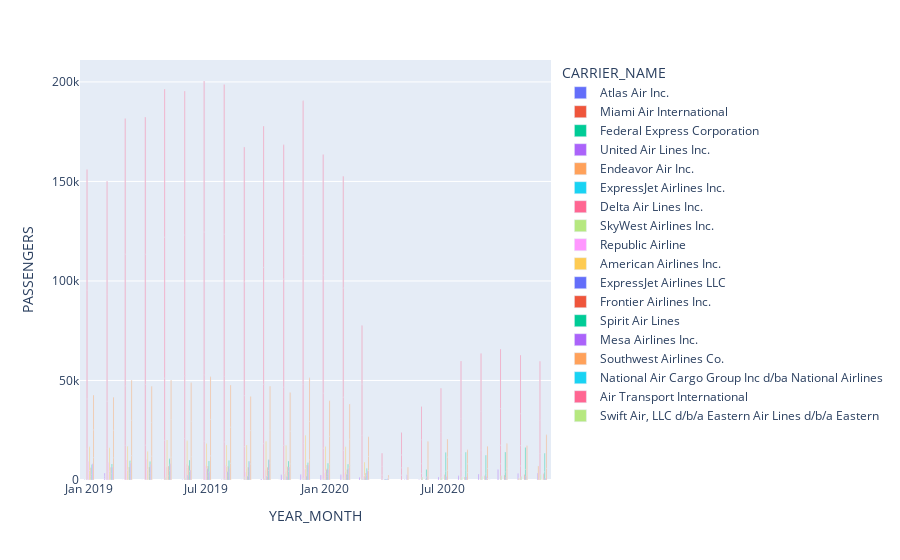

Here is the notebook cell this chart was saved with:
### Code cell
# Change the default stacking
import plotly.express as px
fig = px.bar(combine_Data, x="YEAR_MONTH", y="PASSENGERS",
             color='CARRIER_NAME', barmode='group')
fig.show()

### Figure 1 — Plotly figure (JSON) as saved in the notebook; plotly's stock layout.template omitted (floating-point values rounded to 4 significant figures)
{"data": [{"alignmentgroup": "True", "hovertemplate": "CARRIER_NAME=Atlas Air Inc.<br>YEAR_MONTH=%{x}<br>PASSENGERS=%{y}<extra></extra>", "legendgroup": "Atlas Air Inc.", "marker": {"color": "#636efa"}, "name": "Atlas Air Inc.", "offsetgroup": "Atlas Air Inc.", "orientation": "v", "showlegend": true, "textposition": "auto", "type": "bar", "x": ["2019-11-01T00:00:00"], "xaxis": "x", "y": [0], "yaxis": "y"}, {"alignmentgroup": "True", "hovertemplate": "CARRIER_NAME=Miami Air International<br>YEAR_MONTH=%{x}<br>PASSENGERS=%{y}<extra></extra>", "legendgroup": "Miami Air International", "marker": {"color": "#EF553B"}, "name": "Miami Air International", "offsetgroup": "Miami Air International", "orientation": "v", "showlegend": true, "textposition": "auto", "type": "bar", "x": ["2019-12-01T00:00:00", "2019-11-01T00:00:00"], "xaxis": "x", "y": [0, 0], "yaxis": "y"}, {"alignmentgroup": "True", "hovertemplate": "CARRIER_NAME=Federal Express Corporation<br>YEAR_MONTH=%{x}<br>PASSENGERS=%{y}<extra></extra>", "legendgroup": "Federal Express Corporation", "marker": {"color": "#00cc96"}, "name": "Federal Express Corporation", "offsetgroup": "Federal Express Corporation", "orientation": "v", "showlegend": true, "textposition": "auto", "type": "bar", "x": ["2019-04-01T00:00:00", "2019-11-01T00:00:00", "2019-12-01T00:00:00", "2019-09-01T00:00:00", "2019-05-01T00:00:00"], "xaxis": "x", "y": [0, 0, 0, 0, 0], "yaxis": "y"}, {"alignmentgroup": "True", "hovertemplate": "CARRIER_NAME=United Air Lines Inc.<br>YEAR_MONTH=%{x}<br>PASSENGERS=%{y}<extra></extra>", "legendgroup": "United Air Lines Inc.", "marker": {"color": "#ab63fa"}, "name": "United Air Lines Inc.", "offsetgroup": "United Air Lines Inc.", "orientation": "v", "showlegend": true, "textposition": "auto", "type": "bar", "x": ["2019-07-01T00:00:00", "2019-01-01T00:00:00", "2019-09-01T00:00:00", "2019-03-01T00:00:00", "2019-10-01T00:00:00", "2019-11-01T00:00:00", "2019-08-01T00:00:00", "2019-06-01T00:00:00", "2019-01-01T00:00:00", "2019-10-01T00:00:00", "2019-02-01T00:00:00", "2019-02-01T00:00:00", "2019-02-01T00:00:00", "2019-11-01T00:00:00", "2019-12-01T00:00:00", "2020-01-01T00:00:00", "2020-06-01T00:00:00", "2020-03-01T00:00:00", "2020-07-01T00:00:00", "2020-08-01T00:00:00", "2020-01-01T00:00:00", "2020-02-01T00:00:00", "2020-09-01T00:00:00", "2020-11-01T00:00:00", "2020-12-01T00:00:00", "2020-10-01T00:00:00"], "xaxis": "x", "y": [0, 0, 0, 4, 10, 47, 115, 121, 142, 493, 817, 1108, 1592, 2600, 2719, 3, 92, 1441, 1551, 2076, 2499, 2591, 2982, 3244, 3467, 5328], "yaxis": "y"}, {"alignmentgroup": "True", "hovertemplate": "CARRIER_NAME=Endeavor Air Inc.<br>YEAR_MONTH=%{x}<br>PASSENGERS=%{y}<extra></extra>", "legendgroup": "Endeavor Air Inc.", "marker": {"color": "#FFA15A"}, "name": "Endeavor Air Inc.", "offsetgroup": "Endeavor Air Inc.", "orientation": "v", "showlegend": true, "textposition": "auto", "type": "bar", "x": ["2019-06-01T00:00:00", "2020-11-01T00:00:00", "2020-12-01T00:00:00"], "xaxis": "x", "y": [10, 933, 7074], "yaxis": "y"}, {"alignmentgroup": "True", "hovertemplate": "CARRIER_NAME=ExpressJet Airlines Inc.<br>YEAR_MONTH=%{x}<br>PASSENGERS=%{y}<extra></extra>", "legendgroup": "ExpressJet Airlines Inc.", "marker": {"color": "#19d3f3"}, "name": "ExpressJet Airlines Inc.", "offsetgroup": "ExpressJet Airlines Inc.", "orientation": "v", "showlegend": true, "textposition": "auto", "type": "bar", "x": ["2019-02-01T00:00:00", "2019-01-01T00:00:00"], "xaxis": "x", "y": [45, 113], "yaxis": "y"}, {"alignmentgroup": "True", "hovertemplate": "CARRIER_NAME=Delta Air Lines Inc.<br>YEAR_MONTH=%{x}<br>PASSENGERS=%{y}<extra></extra>", "legendgroup": "Delta Air Lines Inc.", "marker": {"color": "#FF6692"}, "name": "Delta Air Lines Inc.", "offsetgroup": "Delta Air Lines Inc.", "orientation": "v", "showlegend": true, "textposition": "auto", "type": "bar", "x": ["2019-02-01T00:00:00", "2019-02-01T00:00:00", "2019-02-01T00:00:00", "2019-10-01T00:00:00", "2019-02-01T00:00:00", "2019-01-01T00:00:00", "2019-09-01T00:00:00", "2019-03-01T00:00:00", "2019-11-01T00:00:00", "2019-04-01T00:00:00", "2019-10-01T00:00:00", "2019-12-01T00:00:00", "2019-08-01T00:00:00", "2019-07-01T00:00:00", "2019-05-01T00:00:00", "2019-06-01T00:00:00", "2019-02-01T00:00:00", "2019-01-01T00:00:00", "2019-09-01T00:00:00", "2019-11-01T00:00:00", "2019-12-01T00:00:00", "2019-10-01T00:00:00", "2019-03-01T00:00:00", "2019-04-01T00:00:00", "2019-05-01T00:00:00", "2019-06-01T00:00:00", "2019-08-01T00:00:00", "2019-07-01T00:00:00", "2019-02-01T00:00:00", "2019-11-01T00:00:00", "2019-01-01T00:00:00", "2019-02-01T00:00:00", "2019-09-01T00:00:00", "2019-10-01T00:00:00", "2019-01-01T00:00:00", "2019-12-01T00:00:00", "2019-04-01T00:00:00", "2019-03-01T00:00:00", "2019-11-01T00:00:00", "2019-09-01T00:00:00", "2019-03-01T00:00:00", "2019-04-01T00:00:00", "2019-06-01T00:00:00", "2019-05-01T00:00:00", "2019-10-01T00:00:00", "2019-08-01T00:00:00", "2019-07-01T00:00:00", "2019-06-01T00:00:00", "2019-05-01T00:00:00", "2019-08-01T00:00:00", "2019-07-01T00:00:00", "2019-12-01T00:00:00", "2020-04-01T00:00:00", "2020-10-01T00:00:00", "2020-12-01T00:00:00", "2020-04-01T00:00:00", "2020-12-01T00:00:00", "2020-04-01T00:00:00", "2020-05-01T00:00:00", "2020-06-01T00:00:00", "2020-05-01T00:00:00", "2020-07-01T00:00:00", "2020-04-01T00:00:00", "2020-06-01T00:00:00", "2020-07-01T00:00:00", "2020-08-01T00:00:00", "2020-05-01T00:00:00", "2020-04-01T00:00:00", "2020-09-01T00:00:00", "2020-11-01T00:00:00", "2020-08-01T00:00:00", "2020-03-01T00:00:00", "2020-10-01T00:00:00", "2020-09-01T00:00:00", "2020-10-01T00:00:00", "2020-11-01T00:00:00", "2020-05-01T00:00:00", "2020-06-01T00:00:00", "2020-12-01T00:00:00", "2020-03-01T00:00:00", "2020-02-01T00:00:00", "2020-07-01T00:00:00", "2020-11-01T00:00:00", "2020-01-01T00:00:00", "2020-06-01T00:00:00", "2020-12-01T00:00:00", "2020-08-01T00:00:00", "2020-10-01T00:00:00", "2020-09-01T00:00:00", "2020-07-01T00:00:00", "2020-03-01T00:00:00", "2020-02-01T00:00:00", "2020-01-01T00:00:00", "2020-08-01T00:00:00", "2020-09-01T00:00:00", "2020-12-01T00:00:00", "2020-03-01T00:00:00", "2020-11-01T00:00:00", "2020-10-01T00:00:00", "2020-02-01T00:00:00", "2020-02-01T00:00:00", "2020-01-01T00:00:00", "2020-01-01T00:00:00"], "xaxis": "x", "y": [46, 51, 119, 151, 15290, 15695, 16777, 17410, 17449, 17597, 18135, 18323, 19158, 19560, 19959, 20865, 24193, 25073, 25623, 29337, 29656, 29805, 29959, 30490, 31271, 31551, 32889, 33109, 53509, 54199, 54809, 56923, 57201, 58748, 60466, 64793, 65328, 66148, 67439, 67738, 68153, 68939, 70760, 70879, 71033, 71557, 71932, 72275, 74346, 75159, 75863, 77735, 0, 110, 128, 859, 859, 1671, 2497, 3342, 3693, 3741, 4319, 4878, 5037, 5716, 6462, 6598, 6817, 7134, 7692, 7793, 8059, 8357, 9355, 10167, 11187, 12047, 12640, 14859, 14885, 15390, 16038, 16088, 16658, 16703, 17478, 18373, 19362, 21958, 25544, 26846, 27590, 28869, 29029, 29356, 29447, 29452, 29927, 54819, 56010, 59187, 60731], "yaxis": "y"}, {"alignmentgroup": "True", "hovertemplate": "CARRIER_NAME=SkyWest Airlines Inc.<br>YEAR_MONTH=%{x}<br>PASSENGERS=%{y}<extra></extra>", "legendgroup": "SkyWest Airlines Inc.", "marker": {"color": "#B6E880"}, "name": "SkyWest Airlines Inc.", "offsetgroup": "SkyWest Airlines Inc.", "orientation": "v", "showlegend": true, "textposition": "auto", "type": "bar", "x": ["2019-01-01T00:00:00", "2019-04-01T00:00:00", "2019-08-01T00:00:00", "2019-10-01T00:00:00", "2019-12-01T00:00:00", "2019-06-01T00:00:00", "2019-05-01T00:00:00", "2019-09-01T00:00:00", "2019-11-01T00:00:00", "2020-04-01T00:00:00", "2020-01-01T00:00:00", "2020-03-01T00:00:00", "2020-02-01T00:00:00", "2020-07-01T00:00:00", "2020-08-01T00:00:00", "2020-06-01T00:00:00", "2020-09-01T00:00:00", "2020-11-01T00:00:00", "2020-10-01T00:00:00", "2020-12-01T00:00:00"], "xaxis": "x", "y": [55, 140, 663, 927, 940, 1147, 1310, 1543, 3055, 6, 632, 1131, 1210, 1316, 1390, 1504, 1700, 1734, 2132, 2609], "yaxis": "y"}, {"alignmentgroup": "True", "hovertemplate": "CARRIER_NAME=Republic Airline<br>YEAR_MONTH=%{x}<br>PASSENGERS=%{y}<extra></extra>", "legendgroup": "Republic Airline", "marker": {"color": "#FF97FF"}, "name": "Republic Airline", "offsetgroup": "Republic Airline", "orientation": "v", "showlegend": true, "textposition": "auto", "type": "bar", "x": ["2019-11-01T00:00:00", "2019-09-01T00:00:00", "2019-10-01T00:00:00", "2019-12-01T00:00:00", "2019-05-01T00:00:00", "2019-08-01T00:00:00", "2019-02-01T00:00:00", "2019-07-01T00:00:00", "2019-01-01T00:00:00", "2019-11-01T00:00:00", "2019-09-01T00:00:00", "2019-06-01T00:00:00", "2019-10-01T00:00:00", "2019-07-01T00:00:00", "2019-12-01T00:00:00", "2019-04-01T00:00:00", "2019-03-01T00:00:00", "2019-08-01T00:00:00", "2019-06-01T00:00:00", "2019-05-01T00:00:00", "2019-02-01T00:00:00", "2019-01-01T00:00:00", "2019-03-01T00:00:00", "2019-04-01T00:00:00", "2020-04-01T00:00:00", "2020-03-01T00:00:00", "2020-01-01T00:00:00", "2020-03-01T00:00:00", "2020-01-01T00:00:00", "2020-02-01T00:00:00"], "xaxis": "x", "y": [132, 350, 1058, 1674, 1815, 3155, 3163, 3426, 3436, 3612, 3662, 3711, 3738, 3753, 3839, 3868, 3947, 4099, 4306, 4700, 5668, 5885, 6080, 6420, 44, 97, 405, 1630, 3091, 3251], "yaxis": "y"}, {"alignmentgroup": "True", "hovertemplate": "CARRIER_NAME=American Airlines Inc.<br>YEAR_MONTH=%{x}<br>PASSENGERS=%{y}<extra></extra>", "legendgroup": "American Airlines Inc.", "marker": {"color": "#FECB52"}, "name": "American Airlines Inc.", "offsetgroup": "American Airlines Inc.", "orientation": "v", "showlegend": true, "textposition": "auto", "type": "bar", "x": ["2019-04-01T00:00:00", "2019-02-01T00:00:00", "2019-02-01T00:00:00", "2019-01-01T00:00:00", "2019-11-01T00:00:00", "2019-03-01T00:00:00", "2019-04-01T00:00:00", "2019-07-01T00:00:00", "2019-12-01T00:00:00", "2019-10-01T00:00:00", "2019-09-01T00:00:00", "2019-06-01T00:00:00", "2019-08-01T00:00:00", "2019-05-01T00:00:00", "2019-04-01T00:00:00", "2019-08-01T00:00:00", "2019-09-01T00:00:00", "2019-02-01T00:00:00", "2019-01-01T00:00:00", "2019-03-01T00:00:00", "2019-11-01T00:00:00", "2019-07-01T00:00:00", "2019-05-01T00:00:00", "2019-06-01T00:00:00", "2019-10-01T00:00:00", "2019-12-01T00:00:00", "2020-04-01T00:00:00", "2020-12-01T00:00:00", "2020-04-01T00:00:00", "2020-03-01T00:00:00", "2020-01-01T00:00:00", "2020-02-01T00:00:00", "2020-03-01T00:00:00", "2020-02-01T00:00:00", "2020-01-01T00:00:00"], "xaxis": "x", "y": [141, 184, 4391, 4776, 4994, 5013, 5083, 5696, 5754, 6138, 6196, 6552, 6777, 6884, 9038, 10775, 11405, 11666, 11898, 11902, 12324, 12611, 13159, 13159, 13378, 16698, 41, 66, 317, 2244, 4283, 4602, 6815, 12140, 12602], "yaxis": "y"}, {"alignmentgroup": "True", "hovertemplate": "CARRIER_NAME=ExpressJet Airlines LLC<br>YEAR_MONTH=%{x}<br>PASSENGERS=%{y}<extra></extra>", "legendgroup": "ExpressJet Airlines LLC", "marker": {"color": "#636efa"}, "name": "ExpressJet Airlines LLC", "offsetgroup": "ExpressJet Airlines LLC", "orientation": "v", "showlegend": true, "textposition": "auto", "type": "bar", "x": ["2019-11-01T00:00:00", "2019-12-01T00:00:00", "2019-09-01T00:00:00", "2019-10-01T00:00:00", "2019-06-01T00:00:00", "2019-08-01T00:00:00", "2019-07-01T00:00:00", "2020-05-01T00:00:00", "2020-04-01T00:00:00", "2020-03-01T00:00:00", "2020-02-01T00:00:00", "2020-01-01T00:00:00"], "xaxis": "x", "y": [1761, 1883, 1957, 2025, 2480, 4182, 5691, 121, 443, 1195, 2843, 5210], "yaxis": "y"}, {"alignmentgroup": "True", "hovertemplate": "CARRIER_NAME=Frontier Airlines Inc.<br>YEAR_MONTH=%{x}<br>PASSENGERS=%{y}<extra></extra>", "legendgroup": "Frontier Airlines Inc.", "marker": {"color": "#EF553B"}, "name": "Frontier Airlines Inc.", "offsetgroup": "Frontier Airlines Inc.", "orientation": "v", "showlegend": true, "textposition": "auto", "type": "bar", "x": ["2019-02-01T00:00:00", "2019-11-01T00:00:00", "2019-04-01T00:00:00", "2019-09-01T00:00:00", "2019-10-01T00:00:00", "2019-01-01T00:00:00", "2019-07-01T00:00:00", "2019-03-01T00:00:00", "2019-08-01T00:00:00", "2019-05-01T00:00:00", "2019-06-01T00:00:00", "2019-12-01T00:00:00", "2019-01-01T00:00:00", "2019-10-01T00:00:00", "2019-03-01T00:00:00", "2019-02-01T00:00:00", "2019-09-01T00:00:00", "2019-04-01T00:00:00", "2019-11-01T00:00:00", "2019-08-01T00:00:00", "2019-05-01T00:00:00", "2019-06-01T00:00:00", "2019-07-01T00:00:00", "2019-12-01T00:00:00", "2020-06-01T00:00:00", "2020-03-01T00:00:00", "2020-08-01T00:00:00", "2020-02-01T00:00:00", "2020-01-01T00:00:00", "2020-09-01T00:00:00", "2020-03-01T00:00:00", "2020-10-01T00:00:00", "2020-07-01T00:00:00", "2020-11-01T00:00:00", "2020-12-01T00:00:00", "2020-02-01T00:00:00", "2020-01-01T00:00:00"], "xaxis": "x", "y": [1856, 1938, 1946, 1959, 2039, 2068, 2096, 2158, 2171, 2177, 2187, 2396, 4134, 4369, 4379, 4416, 4426, 4546, 4744, 4784, 4842, 4939, 4947, 5160, 273, 1171, 1494, 1570, 1759, 2131, 2360, 2522, 2611, 2789, 3107, 3724, 3834], "yaxis": "y"}, {"alignmentgroup": "True", "hovertemplate": "CARRIER_NAME=Spirit Air Lines<br>YEAR_MONTH=%{x}<br>PASSENGERS=%{y}<extra></extra>", "legendgroup": "Spirit Air Lines", "marker": {"color": "#00cc96"}, "name": "Spirit Air Lines", "offsetgroup": "Spirit Air Lines", "orientation": "v", "showlegend": true, "textposition": "auto", "type": "bar", "x": ["2019-01-01T00:00:00", "2019-02-01T00:00:00", "2019-04-01T00:00:00", "2019-03-01T00:00:00", "2019-12-01T00:00:00", "2019-07-01T00:00:00", "2019-08-01T00:00:00", "2019-06-01T00:00:00", "2019-09-01T00:00:00", "2019-11-01T00:00:00", "2019-05-01T00:00:00", "2019-02-01T00:00:00", "2019-10-01T00:00:00", "2019-01-01T00:00:00", "2019-12-01T00:00:00", "2019-09-01T00:00:00", "2019-11-01T00:00:00", "2019-10-01T00:00:00", "2019-07-01T00:00:00", "2019-06-01T00:00:00", "2019-08-01T00:00:00", "2019-04-01T00:00:00", "2019-05-01T00:00:00", "2019-03-01T00:00:00", "2020-04-01T00:00:00", "2020-04-01T00:00:00", "2020-06-01T00:00:00", "2020-03-01T00:00:00", "2020-02-01T00:00:00", "2020-01-01T00:00:00", "2020-03-01T00:00:00", "2020-09-01T00:00:00", "2020-06-01T00:00:00", "2020-10-01T00:00:00", "2020-12-01T00:00:00", "2020-07-01T00:00:00", "2020-02-01T00:00:00", "2020-08-01T00:00:00", "2020-01-01T00:00:00", "2020-11-01T00:00:00", "2020-09-01T00:00:00", "2020-08-01T00:00:00", "2020-12-01T00:00:00", "2020-07-01T00:00:00", "2020-10-01T00:00:00", "2020-11-01T00:00:00"], "xaxis": "x", "y": [2774, 3237, 3470, 3552, 3690, 4037, 4135, 4313, 4332, 4439, 4689, 4744, 4859, 4870, 4984, 5058, 5165, 5343, 5482, 5691, 5699, 5819, 5948, 6150, 82, 421, 1319, 2490, 3096, 3141, 3228, 3555, 4002, 4129, 4208, 4528, 4760, 4827, 5235, 5299, 8849, 9105, 9245, 9257, 9883, 11092], "yaxis": "y"}, {"alignmentgroup": "True", "hovertemplate": "CARRIER_NAME=Mesa Airlines Inc.<br>YEAR_MONTH=%{x}<br>PASSENGERS=%{y}<extra></extra>", "legendgroup": "Mesa Airlines Inc.", "marker": {"color": "#ab63fa"}, "name": "Mesa Airlines Inc.", "offsetgroup": "Mesa Airlines Inc.", "orientation": "v", "showlegend": true, "textposition": "auto", "type": "bar", "x": ["2019-07-01T00:00:00", "2019-06-01T00:00:00", "2019-08-01T00:00:00", "2019-02-01T00:00:00", "2019-11-01T00:00:00", "2019-12-01T00:00:00", "2019-04-01T00:00:00", "2019-05-01T00:00:00", "2019-01-01T00:00:00", "2019-03-01T00:00:00", "2019-09-01T00:00:00", "2019-10-01T00:00:00", "2020-04-01T00:00:00", "2020-12-01T00:00:00", "2020-10-01T00:00:00", "2020-08-01T00:00:00", "2020-06-01T00:00:00", "2020-07-01T00:00:00", "2020-11-01T00:00:00", "2020-09-01T00:00:00", "2020-05-01T00:00:00", "2020-03-01T00:00:00", "2020-01-01T00:00:00", "2020-02-01T00:00:00"], "xaxis": "x", "y": [4439, 5007, 5857, 6471, 6562, 7654, 7762, 8150, 8198, 8602, 9225, 10180, 673, 1001, 1267, 1773, 1794, 1874, 1941, 2017, 2657, 4634, 5453, 6034], "yaxis": "y"}, {"alignmentgroup": "True", "hovertemplate": "CARRIER_NAME=Southwest Airlines Co.<br>YEAR_MONTH=%{x}<br>PASSENGERS=%{y}<extra></extra>", "legendgroup": "Southwest Airlines Co.", "marker": {"color": "#FFA15A"}, "name": "Southwest Airlines Co.", "offsetgroup": "Southwest Airlines Co.", "orientation": "v", "showlegend": true, "textposition": "auto", "type": "bar", "x": ["2019-09-01T00:00:00", "2019-11-01T00:00:00", "2019-08-01T00:00:00", "2019-10-01T00:00:00", "2019-12-01T00:00:00", "2019-02-01T00:00:00", "2019-01-01T00:00:00", "2019-05-01T00:00:00", "2019-06-01T00:00:00", "2019-04-01T00:00:00", "2019-07-01T00:00:00", "2019-03-01T00:00:00", "2019-02-01T00:00:00", "2019-01-01T00:00:00", "2019-11-01T00:00:00", "2019-10-01T00:00:00", "2019-02-01T00:00:00", "2019-09-01T00:00:00", "2019-04-01T00:00:00", "2019-09-01T00:00:00", "2019-01-01T00:00:00", "2019-03-01T00:00:00", "2019-06-01T00:00:00", "2019-08-01T00:00:00", "2019-04-01T00:00:00", "2019-07-01T00:00:00", "2019-05-01T00:00:00", "2019-12-01T00:00:00", "2019-06-01T00:00:00", "2019-11-01T00:00:00", "2019-05-01T00:00:00", "2019-03-01T00:00:00", "2019-08-01T00:00:00", "2019-07-01T00:00:00", "2019-12-01T00:00:00", "2019-10-01T00:00:00", "2020-12-01T00:00:00", "2020-11-01T00:00:00", "2020-05-01T00:00:00", "2020-10-01T00:00:00", "2020-04-01T00:00:00", "2020-04-01T00:00:00", "2020-09-01T00:00:00", "2020-04-01T00:00:00", "2020-05-01T00:00:00", "2020-08-01T00:00:00", "2020-05-01T00:00:00", "2020-08-01T00:00:00", "2020-11-01T00:00:00", "2020-03-01T00:00:00", "2020-07-01T00:00:00", "2020-06-01T00:00:00", "2020-09-01T00:00:00", "2020-06-01T00:00:00", "2020-10-01T00:00:00", "2020-12-01T00:00:00", "2020-07-01T00:00:00", "2020-08-01T00:00:00", "2020-03-01T00:00:00", "2020-02-01T00:00:00", "2020-01-01T00:00:00", "2020-06-01T00:00:00", "2020-07-01T00:00:00", "2020-03-01T00:00:00", "2020-09-01T00:00:00", "2020-10-01T00:00:00", "2020-11-01T00:00:00", "2020-02-01T00:00:00", "2020-01-01T00:00:00", "2020-12-01T00:00:00", "2020-02-01T00:00:00", "2020-01-01T00:00:00"], "xaxis": "x", "y": [8161, 8201, 8390, 8404, 10175, 11212, 11259, 11619, 11757, 12032, 12143, 12250, 13808, 13949, 16374, 16558, 16605, 16677, 16814, 17095, 17512, 17702, 17734, 18261, 18287, 18337, 19091, 19275, 19310, 19407, 19459, 20132, 21047, 21372, 21874, 22101, 42, 121, 147, 371, 694, 701, 750, 1087, 2290, 3726, 3970, 4436, 4571, 4749, 4872, 4925, 5022, 5544, 5609, 5822, 6742, 6998, 7080, 7433, 7974, 8844, 8944, 9956, 11141, 12385, 12525, 13173, 13990, 16826, 17636, 17877], "yaxis": "y"}, {"alignmentgroup": "True", "hovertemplate": "CARRIER_NAME=National Air Cargo Group Inc d/ba National Airlines<br>YEAR_MONTH=%{x}<br>PASSENGERS=%{y}<extra></extra>", "legendgroup": "National Air Cargo Group Inc d/ba National Airlines", "marker": {"color": "#19d3f3"}, "name": "National Air Cargo Group Inc d/ba National Airlines", "offsetgroup": "National Air Cargo Group Inc d/ba National Airlines", "orientation": "v", "showlegend": true, "textposition": "auto", "type": "bar", "x": ["2020-03-01T00:00:00"], "xaxis": "x", "y": [0], "yaxis": "y"}, {"alignmentgroup": "True", "hovertemplate": "CARRIER_NAME=Air Transport International<br>YEAR_MONTH=%{x}<br>PASSENGERS=%{y}<extra></extra>", "legendgroup": "Air Transport International", "marker": {"color": "#FF6692"}, "name": "Air Transport International", "offsetgroup": "Air Transport International", "orientation": "v", "showlegend": true, "textposition": "auto", "type": "bar", "x": ["2020-09-01T00:00:00"], "xaxis": "x", "y": [0], "yaxis": "y"}, {"alignmentgroup": "True", "hovertemplate": "CARRIER_NAME=Swift Air, LLC d/b/a Eastern Air Lines d/b/a Eastern<br>YEAR_MONTH=%{x}<br>PASSENGERS=%{y}<extra></extra>", "legendgroup": "Swift Air, LLC d/b/a Eastern Air Lines d/b/a Eastern", "marker": {"color": "#B6E880"}, "name": "Swift Air, LLC d/b/a Eastern Air Lines d/b/a Eastern", "offsetgroup": "Swift Air, LLC d/b/a Eastern Air Lines d/b/a Eastern", "orientation": "v", "showlegend": true, "textposition": "auto", "type": "bar", "x": ["2020-09-01T00:00:00"], "xaxis": "x", "y": [57], "yaxis": "y"}], "layout": {"barmode": "group", "legend": {"title": {"text": "CARRIER_NAME"}, "tracegroupgap": 0}, "margin": {"t": 60}, "xaxis": {"anchor": "y", "domain": [0, 1], "title": {"text": "YEAR_MONTH"}}, "yaxis": {"anchor": "x", "domain": [0, 1], "title": {"text": "PASSENGERS"}}}}
